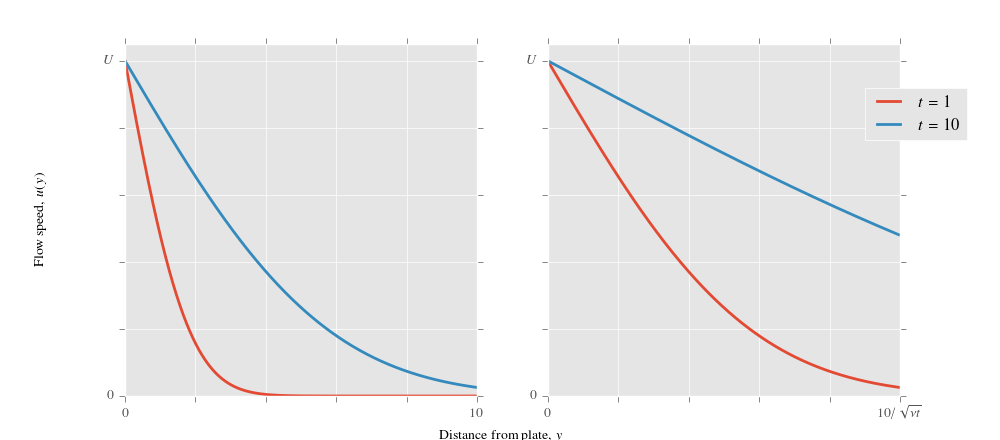

Source code (Python):
from scipy.integrate import quad
import numpy as np
import matplotlib.pyplot as plt
from math import * #import math
from mpltools.style import use as uuu
from mpmath import besseljzero
uuu('ggplot')

a=100.0
nu=1.0
nmax=100
resolution=100.0
U=1.0
v=1.0

position=1
y_max = 10
y2_max= 10 / sqrt(10)
#y_max=10.0 /sqrt(10)
def u(y,t):
   eta = y/sqrt(v*t)
   return float(U*(1.0-1/sqrt(pi)*float(quad(lambda x: exp(-x**2/4.0),0,eta)[0])))
fig = plt.figure(num=None, figsize=(10,4.4), dpi=300)

ax = fig.add_subplot(1,2,1)
ax1 = fig.add_subplot(1,2,2)
box = ax.get_position()
ax.set_position([box.x0, box.y0, box.width, box.height])
box1 = ax1.get_position()
ax1.set_position([box1.x0, box1.y0, box1.width, box1.height])


ax.axis([0,y_max,0,1.05])
ax1.axis([0,y2_max,0,1.05])

ax.set_yticks([1,0.8,0.6,0.4,0.2,0])
ax.set_yticklabels(["$U$","","","","","0"])
ax.set_xticks([i*y_max/5 for i in range(6)])
ax.set_xticklabels(["0","","","","","$10$"])
ax1.set_yticks([1,0.8,0.6,0.4,0.2,0])
ax1.set_yticklabels(["$U$","","","","","0"])
ax1.set_xticks([i*y2_max/5 for i in range(6)])
ax1.set_xticklabels(["0","","","","","$10/\\sqrt{\\nu t}$"])

fig.text(0.5,0.01, 'Distance from plate, $y$', ha='center', va='center')
fig.text(0.04,0.5, 'Flow speed, $u(y)$', ha='center', va='center', rotation='vertical')


mesh = [i/resolution for i in xrange(int(y_max*resolution))]
mesh2 = [i/resolution for i in xrange(int(y2_max*resolution))]

ax.plot([x for x in mesh],[u(i,1) for i in mesh], label="$t=1$", linewidth=2.0)
ax.plot([x for x in mesh],[u(i,10) for i in mesh], label="$t=10$", linewidth=2.0)

#main.set_ylabel('Flow speed, $u(y)$')
#main.set_xlabel("Distance from boundary, $y$")



ax1.plot([x for x in mesh2],[u(i,1) for i in mesh2], label="$t=1$", linewidth=2.0)
ax1.plot([x for x in mesh2],[u(i,10) for i in mesh2], label="$t=10$", linewidth=2.0)

ax1.legend(loc='center left', bbox_to_anchor=(box.x1+0.4, 0.8))

fig.savefig("A6_Q2_a_plot.eps")
fig.savefig("A6_Q2_a_plot.png")




